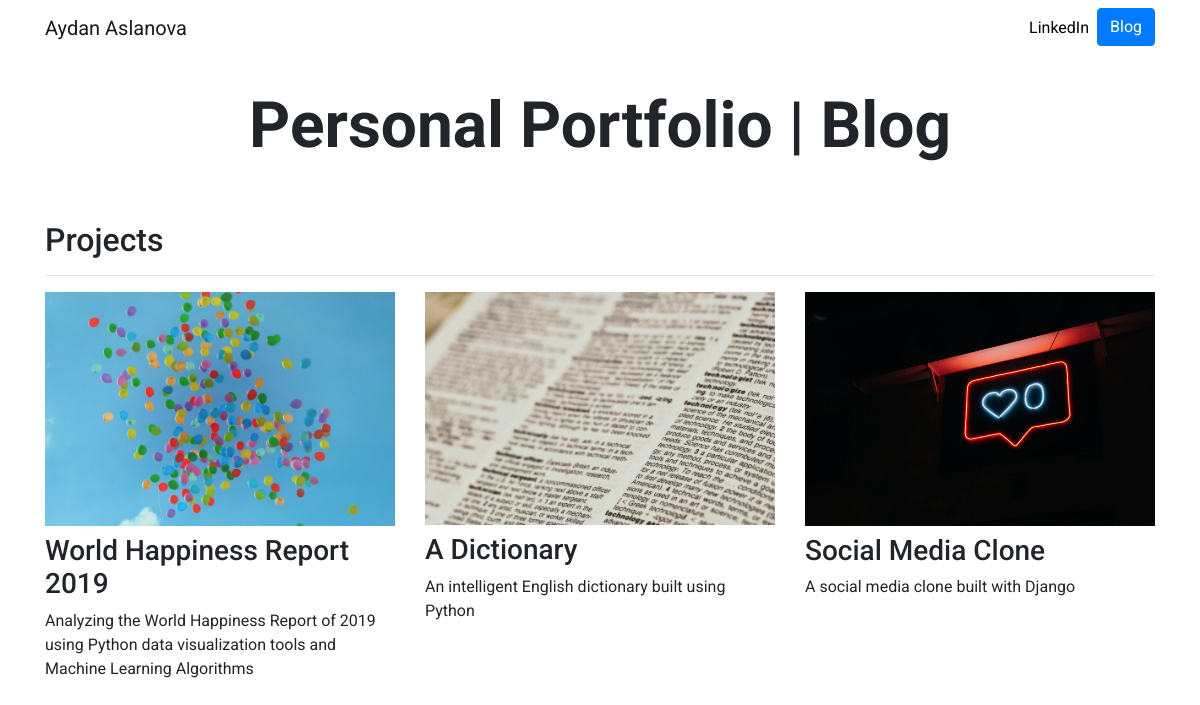
The page / on the database its author committed.
### portfolio/models.py (models this page shows, shortened)
class Project(models.Model):
    title = models.CharField(max_length=100)
    description = models.CharField(max_length=250)
    image = models.ImageField(upload_to='portfolio/images/')
    url = models.URLField(blank=True)

### portfolio/views.py (the view)
# urls.py: 2. Add a URL to urlpatterns:  path('', views.home, name='home')
def home(request):
    projects = Project.objects.all()
    return render(request, 'portfolio/home.html', {'projects': projects})

### portfolio/templates/portfolio/home.html (shortened to what this page needs)
{% extends "portfolio/base.html" %}
{% load static %}
{% block content %}
<div class="row justify-content-center mb-3">
    <div class="col-md-9 text-center">
        <h1 id="hometext" class="font-weight-bold">Personal Portfolio | Blog</h1>
    </div>
</div>
<h2 class="mt-5">Projects</h2>
<hr>
<div class="row">
    {% for project in projects %}
    <div class="col-lg-4 col-md-6">
        {% if project.url %}
        <a href="{{ project.url }}">
            <img src="{{ project.image.url }}" class="img-fluid mb-2">
        </a>
        {% else %}
        <img src="{{ project.image.url }}" class="img-fluid mb-2">
        {% endif %}
        <h3>{{ project.title }}</h3>
        <p>{{ project.description }}</p>
    </div>
    {% endfor %}
</div>
{% endblock %}

### portfolio/templates/portfolio/base.html (shortened to what this page needs)
{% load static %}
<!doctype html>
<html lang="en">
<head>
    <link rel="stylesheet" href="https://stackpath.bootstrapcdn.com/bootstrap/4.4.1/css/bootstrap.min.css"
>
    <link rel="stylesheet" href="{% static " portfolio/custom.css" %}">
</head>
<body>
    <nav id="topNav" class="navbar navbar-expand-md navbar-light">
        <div class="container">
            <a class="navbar-brand" href="{% url 'home' %}">
                <span>Aydan Aslanova</span>
            </a>
            <div class="collapse navbar-collapse text-center" id="navbarNav">
                <ul class="navbar-nav ml-auto">
                    <li class="nav-item">
                        <a class="nav-link" href="https://www.linkedin.com/in/aydanaslanova/"
                            target="_blank">LinkedIn</a>
                    </li>
                    <li>
                        <a role="button" href="{% url 'blog:all_blogs' %}" class="btn btn-primary">Blog</a>
                    </li>
                </ul>
            </div>
        </div>
    </nav>
    <div class="container">
        {% block content %}{% endblock %}
    </div>
</body>
</html>

### portfolio/static/portfolio/custom.css (style rules this page uses)
.navbar-nav .nav-link { color: rgba(0,0,0,1) !important; }
body { font-family: 'Roboto', sans-serif; }
@media (min-width: 992px) { #hometext { font-size: 4rem; } }

### rows shown on the page
Project: image (picture), title "World Happiness Report 2019", description "Analyzing the World Happiness Report of 2019 using Python data visualization tools and Machine Learning Algorithms"
Project: image (picture), title "A Dictionary", description "An intelligent English dictionary built using Python"
Project: image (picture), title "Social Media Clone", description "A social media clone built with Django"
